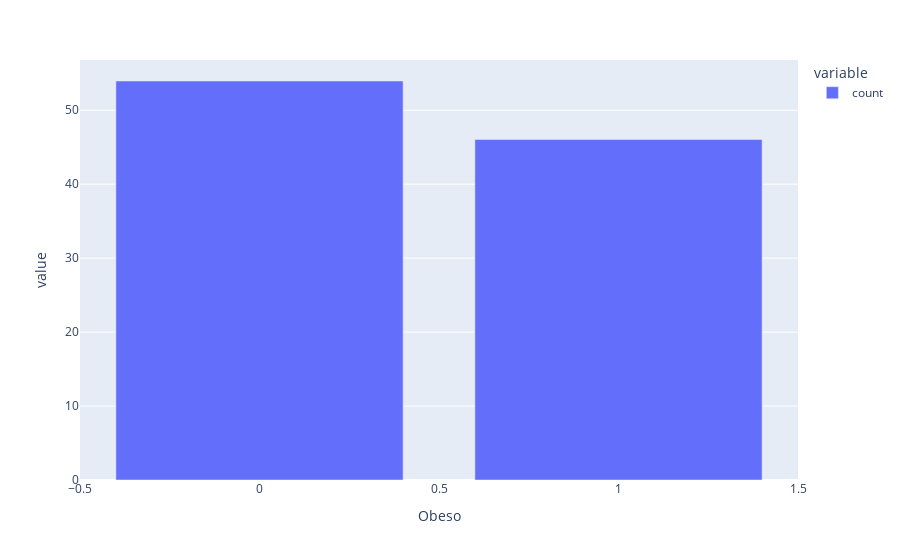

The code cell stored with this chart in its notebook:
### Code cell
px.bar(df_obesiddade.value_counts('Obeso') / len(df_obesiddade) * 100)

### Figure 1 — Plotly figure (JSON) as saved in the notebook; plotly's stock layout.template omitted (floating-point values rounded to 4 significant figures)
{"data": [{"alignmentgroup": "True", "hovertemplate": "variable=count<br>Obeso=%{x}<br>value=%{y}<extra></extra>", "legendgroup": "count", "marker": {"color": "#636efa", "pattern": {"shape": ""}}, "name": "count", "offsetgroup": "count", "orientation": "v", "showlegend": true, "textposition": "auto", "type": "bar", "x": [0, 1], "xaxis": "x", "y": [53.96, 46.04], "yaxis": "y"}], "layout": {"barmode": "relative", "legend": {"title": {"text": "variable"}, "tracegroupgap": 0}, "margin": {"t": 60}, "xaxis": {"anchor": "y", "domain": [0, 1], "title": {"text": "Obeso"}}, "yaxis": {"anchor": "x", "domain": [0, 1], "title": {"text": "value"}}}}
